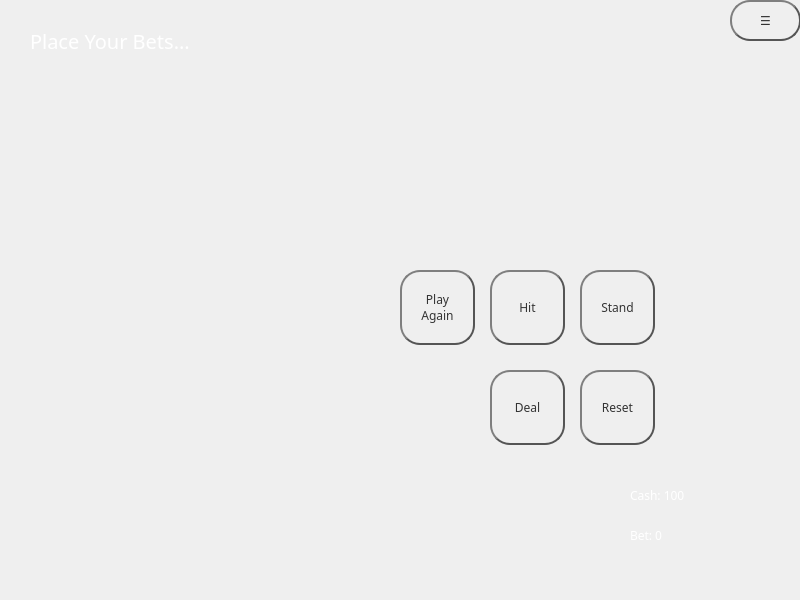
<?xml version="1.0" encoding="UTF-8"?>
<ui version="4.0">
 <class>MainWindow</class>
 <widget class="QMainWindow" name="MainWindow">
  <property name="enabled">
   <bool>true</bool>
  </property>
  <property name="geometry">
   <rect>
    <x>0</x>
    <y>0</y>
    <width>800</width>
    <height>600</height>
   </rect>
  </property>
  <property name="minimumSize">
   <size>
    <width>800</width>
    <height>600</height>
   </size>
  </property>
  <property name="maximumSize">
   <size>
    <width>800</width>
    <height>600</height>
   </size>
  </property>
  <property name="windowTitle">
   <string>MainWindow</string>
  </property>
  <property name="windowIcon">
   <iconset>
    <normaloff>../Content/Images/Icon/cardsicon.png</normaloff>../Content/Images/Icon/cardsicon.png</iconset>
  </property>
  <property name="tabShape">
   <enum>QTabWidget::Rounded</enum>
  </property>
  <widget class="QWidget" name="centralwidget">
   <property name="mouseTracking">
    <bool>false</bool>
   </property>
   <widget class="QPushButton" name="buttonPlayAgain">
    <property name="geometry">
     <rect>
      <x>400</x>
      <y>270</y>
      <width>75</width>
      <height>75</height>
     </rect>
    </property>
    <property name="font">
     <font>
      <family>8514oem</family>
     </font>
    </property>
    <property name="cursor">
     <cursorShape>PointingHandCursor</cursorShape>
    </property>
    <property name="focusPolicy">
     <enum>Qt::WheelFocus</enum>
    </property>
    <property name="contextMenuPolicy">
     <enum>Qt::CustomContextMenu</enum>
    </property>
    <property name="styleSheet">
     <string notr="true">QPushButton {
    color: #333;
    border: 2px solid #555;
    border-radius: 20px;
    border-style: outset;
    background: qradialgradient(
        cx: 0.3, cy: -0.4, fx: 0.3, fy: -0.4,
        radius: 1.35, stop: 0 #fff, stop: 1 #888
        );
    padding: 5px;
    }

QPushButton:hover {
    background: qradialgradient(
        cx: 0.3, cy: -0.4, fx: 0.3, fy: -0.4,
        radius: 1.35, stop: 0 #fff, stop: 1 #bbb
        );
    }

QPushButton:pressed {
    border-style: inset;
    background: qradialgradient(
        cx: 0.4, cy: -0.1, fx: 0.4, fy: -0.1,
        radius: 1.35, stop: 0 #fff, stop: 1 #ddd
        );
    }</string>
    </property>
    <property name="text">
     <string>Play
Again</string>
    </property>
   </widget>
   <widget class="QPushButton" name="buttonHit">
    <property name="geometry">
     <rect>
      <x>490</x>
      <y>270</y>
      <width>75</width>
      <height>75</height>
     </rect>
    </property>
    <property name="font">
     <font>
      <family>8514oem</family>
     </font>
    </property>
    <property name="cursor">
     <cursorShape>PointingHandCursor</cursorShape>
    </property>
    <property name="styleSheet">
     <string notr="true">QPushButton {
    color: #333;
    border: 2px solid #555;
    border-radius: 20px;
    border-style: outset;
    background: qradialgradient(
        cx: 0.3, cy: -0.4, fx: 0.3, fy: -0.4,
        radius: 1.35, stop: 0 #fff, stop: 1 #888
        );
    padding: 5px;
    }

QPushButton:hover {
    background: qradialgradient(
        cx: 0.3, cy: -0.4, fx: 0.3, fy: -0.4,
        radius: 1.35, stop: 0 #fff, stop: 1 #bbb
        );
    }

QPushButton:pressed {
    border-style: inset;
    background: qradialgradient(
        cx: 0.4, cy: -0.1, fx: 0.4, fy: -0.1,
        radius: 1.35, stop: 0 #fff, stop: 1 #ddd
        );
    }</string>
    </property>
    <property name="text">
     <string>Hit</string>
    </property>
   </widget>
   <widget class="QPushButton" name="buttonStand">
    <property name="geometry">
     <rect>
      <x>580</x>
      <y>270</y>
      <width>75</width>
      <height>75</height>
     </rect>
    </property>
    <property name="font">
     <font>
      <family>8514oem</family>
     </font>
    </property>
    <property name="cursor">
     <cursorShape>PointingHandCursor</cursorShape>
    </property>
    <property name="styleSheet">
     <string notr="true">QPushButton {
    color: #333;
    border: 2px solid #555;
    border-radius: 20px;
    border-style: outset;
    background: qradialgradient(
        cx: 0.3, cy: -0.4, fx: 0.3, fy: -0.4,
        radius: 1.35, stop: 0 #fff, stop: 1 #888
        );
    padding: 5px;
    }

QPushButton:hover {
    background: qradialgradient(
        cx: 0.3, cy: -0.4, fx: 0.3, fy: -0.4,
        radius: 1.35, stop: 0 #fff, stop: 1 #bbb
        );
    }

QPushButton:pressed {
    border-style: inset;
    background: qradialgradient(
        cx: 0.4, cy: -0.1, fx: 0.4, fy: -0.1,
        radius: 1.35, stop: 0 #fff, stop: 1 #ddd
        );
    }</string>
    </property>
    <property name="text">
     <string>Stand</string>
    </property>
   </widget>
   <widget class="QLabel" name="labelChips">
    <property name="geometry">
     <rect>
      <x>0</x>
      <y>310</y>
      <width>421</width>
      <height>291</height>
     </rect>
    </property>
    <property name="text">
     <string/>
    </property>
    <property name="pixmap">
     <pixmap>../Content/Images/Chip/chips.png</pixmap>
    </property>
    <property name="scaledContents">
     <bool>true</bool>
    </property>
    <property name="wordWrap">
     <bool>false</bool>
    </property>
    <property name="openExternalLinks">
     <bool>false</bool>
    </property>
   </widget>
   <widget class="QLabel" name="labelBackground">
    <property name="geometry">
     <rect>
      <x>0</x>
      <y>0</y>
      <width>800</width>
      <height>600</height>
     </rect>
    </property>
    <property name="autoFillBackground">
     <bool>true</bool>
    </property>
    <property name="text">
     <string/>
    </property>
    <property name="pixmap">
     <pixmap>../Content/Images/Background/greenbackground.jpg</pixmap>
    </property>
    <property name="scaledContents">
     <bool>true</bool>
    </property>
   </widget>
   <widget class="QPushButton" name="buttonChip1">
    <property name="geometry">
     <rect>
      <x>20</x>
      <y>480</y>
      <width>101</width>
      <height>91</height>
     </rect>
    </property>
    <property name="styleSheet">
     <string notr="true">#buttonChip1{
	border: none;
	background-color: transparent;
	background: none;
	background-repeat: none;
}</string>
    </property>
    <property name="text">
     <string/>
    </property>
   </widget>
   <widget class="QPushButton" name="buttonChip2">
    <property name="geometry">
     <rect>
      <x>90</x>
      <y>350</y>
      <width>101</width>
      <height>91</height>
     </rect>
    </property>
    <property name="styleSheet">
     <string notr="true">#buttonChip2{
	border: none;
	background-color: transparent;
	background: none;
	background-repeat: none;
}</string>
    </property>
    <property name="text">
     <string/>
    </property>
   </widget>
   <widget class="QPushButton" name="buttonChip5">
    <property name="geometry">
     <rect>
      <x>160</x>
      <y>480</y>
      <width>81</width>
      <height>81</height>
     </rect>
    </property>
    <property name="styleSheet">
     <string notr="true">#buttonChip5{
	border: none;
	background-color: transparent;
	background: none;
	background-repeat: none;
}</string>
    </property>
    <property name="text">
     <string/>
    </property>
   </widget>
   <widget class="QPushButton" name="buttonChip10">
    <property name="geometry">
     <rect>
      <x>220</x>
      <y>350</y>
      <width>91</width>
      <height>91</height>
     </rect>
    </property>
    <property name="styleSheet">
     <string notr="true">#buttonChip10{
	border: none;
	background-color: transparent;
	background: none;
	background-repeat: none;
}</string>
    </property>
    <property name="text">
     <string/>
    </property>
   </widget>
   <widget class="QPushButton" name="buttonChip25">
    <property name="geometry">
     <rect>
      <x>310</x>
      <y>430</y>
      <width>91</width>
      <height>91</height>
     </rect>
    </property>
    <property name="styleSheet">
     <string notr="true">#buttonChip25{
	border: none;
	background-color: transparent;
	background: none;
	background-repeat: none;
}</string>
    </property>
    <property name="text">
     <string/>
    </property>
   </widget>
   <widget class="QLabel" name="labelBalance">
    <property name="geometry">
     <rect>
      <x>630</x>
      <y>480</y>
      <width>131</width>
      <height>31</height>
     </rect>
    </property>
    <property name="font">
     <font>
      <family>8514oem</family>
      <pointsize>9</pointsize>
     </font>
    </property>
    <property name="mouseTracking">
     <bool>false</bool>
    </property>
    <property name="styleSheet">
     <string notr="true">color: white;</string>
    </property>
    <property name="text">
     <string>Cash: 100</string>
    </property>
   </widget>
   <widget class="QLabel" name="labelBet">
    <property name="geometry">
     <rect>
      <x>630</x>
      <y>520</y>
      <width>131</width>
      <height>31</height>
     </rect>
    </property>
    <property name="font">
     <font>
      <family>8514oem</family>
      <pointsize>9</pointsize>
     </font>
    </property>
    <property name="mouseTracking">
     <bool>false</bool>
    </property>
    <property name="styleSheet">
     <string notr="true">color: white;</string>
    </property>
    <property name="text">
     <string>Bet: 0</string>
    </property>
   </widget>
   <widget class="QPushButton" name="buttonDeal">
    <property name="geometry">
     <rect>
      <x>490</x>
      <y>370</y>
      <width>75</width>
      <height>75</height>
     </rect>
    </property>
    <property name="font">
     <font>
      <family>8514oem</family>
     </font>
    </property>
    <property name="cursor">
     <cursorShape>PointingHandCursor</cursorShape>
    </property>
    <property name="focusPolicy">
     <enum>Qt::WheelFocus</enum>
    </property>
    <property name="contextMenuPolicy">
     <enum>Qt::CustomContextMenu</enum>
    </property>
    <property name="styleSheet">
     <string notr="true">QPushButton {
    color: #333;
    border: 2px solid #555;
    border-radius: 20px;
    border-style: outset;
    background: qradialgradient(
        cx: 0.3, cy: -0.4, fx: 0.3, fy: -0.4,
        radius: 1.35, stop: 0 #fff, stop: 1 #888
        );
    padding: 5px;
    }

QPushButton:hover {
    background: qradialgradient(
        cx: 0.3, cy: -0.4, fx: 0.3, fy: -0.4,
        radius: 1.35, stop: 0 #fff, stop: 1 #bbb
        );
    }

QPushButton:pressed {
    border-style: inset;
    background: qradialgradient(
        cx: 0.4, cy: -0.1, fx: 0.4, fy: -0.1,
        radius: 1.35, stop: 0 #fff, stop: 1 #ddd
        );
    }</string>
    </property>
    <property name="text">
     <string>Deal</string>
    </property>
   </widget>
   <widget class="QPushButton" name="buttonReset">
    <property name="geometry">
     <rect>
      <x>580</x>
      <y>370</y>
      <width>75</width>
      <height>75</height>
     </rect>
    </property>
    <property name="font">
     <font>
      <family>8514oem</family>
     </font>
    </property>
    <property name="cursor">
     <cursorShape>PointingHandCursor</cursorShape>
    </property>
    <property name="focusPolicy">
     <enum>Qt::WheelFocus</enum>
    </property>
    <property name="contextMenuPolicy">
     <enum>Qt::CustomContextMenu</enum>
    </property>
    <property name="styleSheet">
     <string notr="true">QPushButton {
    color: #333;
    border: 2px solid #555;
    border-radius: 20px;
    border-style: outset;
    background: qradialgradient(
        cx: 0.3, cy: -0.4, fx: 0.3, fy: -0.4,
        radius: 1.35, stop: 0 #fff, stop: 1 #888
        );
    padding: 5px;
    }

QPushButton:hover {
    background: qradialgradient(
        cx: 0.3, cy: -0.4, fx: 0.3, fy: -0.4,
        radius: 1.35, stop: 0 #fff, stop: 1 #bbb
        );
    }

QPushButton:pressed {
    border-style: inset;
    background: qradialgradient(
        cx: 0.4, cy: -0.1, fx: 0.4, fy: -0.1,
        radius: 1.35, stop: 0 #fff, stop: 1 #ddd
        );
    }</string>
    </property>
    <property name="text">
     <string>Reset</string>
    </property>
   </widget>
   <widget class="QLabel" name="labelText">
    <property name="geometry">
     <rect>
      <x>30</x>
      <y>30</y>
      <width>231</width>
      <height>21</height>
     </rect>
    </property>
    <property name="font">
     <font>
      <family>8514oem</family>
      <pointsize>15</pointsize>
     </font>
    </property>
    <property name="styleSheet">
     <string notr="true">color: white;</string>
    </property>
    <property name="text">
     <string>Place Your Bets...</string>
    </property>
   </widget>
   <widget class="QPushButton" name="buttonSetting">
    <property name="geometry">
     <rect>
      <x>730</x>
      <y>0</y>
      <width>71</width>
      <height>41</height>
     </rect>
    </property>
    <property name="font">
     <font>
      <family>8514oem</family>
     </font>
    </property>
    <property name="cursor">
     <cursorShape>PointingHandCursor</cursorShape>
    </property>
    <property name="focusPolicy">
     <enum>Qt::WheelFocus</enum>
    </property>
    <property name="contextMenuPolicy">
     <enum>Qt::CustomContextMenu</enum>
    </property>
    <property name="styleSheet">
     <string notr="true">QPushButton {
    color: #333;
    border: 2px solid #555;
    border-radius: 20px;
    border-style: outset;
    background: qradialgradient(
        cx: 0.3, cy: -0.4, fx: 0.3, fy: -0.4,
        radius: 1.35, stop: 0 #fff, stop: 1 #888
        );
    padding: 5px;
    }

QPushButton:hover {
    background: qradialgradient(
        cx: 0.3, cy: -0.4, fx: 0.3, fy: -0.4,
        radius: 1.35, stop: 0 #fff, stop: 1 #bbb
        );
    }

QPushButton:pressed {
    border-style: inset;
    background: qradialgradient(
        cx: 0.4, cy: -0.1, fx: 0.4, fy: -0.1,
        radius: 1.35, stop: 0 #fff, stop: 1 #ddd
        );
    }</string>
    </property>
    <property name="text">
     <string>☰</string>
    </property>
   </widget>
   <zorder>labelBackground</zorder>
   <zorder>buttonPlayAgain</zorder>
   <zorder>buttonHit</zorder>
   <zorder>buttonStand</zorder>
   <zorder>labelChips</zorder>
   <zorder>buttonChip1</zorder>
   <zorder>buttonChip2</zorder>
   <zorder>buttonChip5</zorder>
   <zorder>buttonChip10</zorder>
   <zorder>buttonChip25</zorder>
   <zorder>labelBalance</zorder>
   <zorder>labelBet</zorder>
   <zorder>buttonDeal</zorder>
   <zorder>buttonReset</zorder>
   <zorder>labelText</zorder>
   <zorder>buttonSetting</zorder>
  </widget>
 </widget>
 <resources/>
 <connections/>
</ui>
